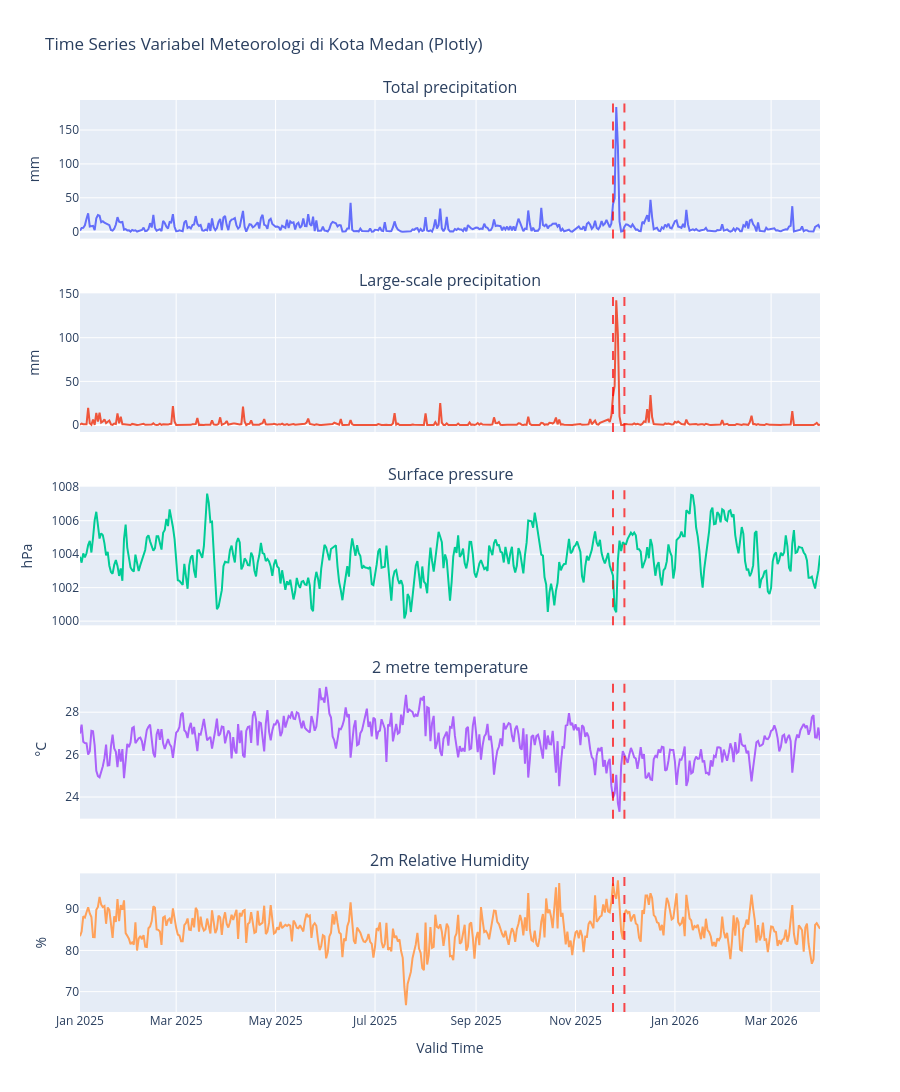

Notebook code for this chart:
### Code cell
# Visualisasi yang sama seperti di atas, tetapi menggunakan Plotly (interaktif)
import plotly.graph_objects as go
from plotly.subplots import make_subplots

cols = ['tp', 'lsp', 'sp', 't2m', 'rh']

fig_plotly = make_subplots(
    rows=5, cols=1,
    shared_xaxes=True,
    subplot_titles=[var_name[col] for col in cols],
    vertical_spacing=0.06
)

# Tambahkan line trace untuk setiap variabel
for i, col in enumerate(cols, start=1):
    fig_plotly.add_trace(
        go.Scatter(
            x=daily_tp['valid_time'],
            y=daily_tp[col],
            mode='lines',
            name=f'{col} ({units_var[col]})'
        ),
        row=i, col=1
    )
    fig_plotly.update_yaxes(title_text=units_var[col], row=i, col=1)

# Tambahkan garis vertikal penanda di setiap subplot
for i in range(1, 6):
    fig_plotly.add_vline(x=pd.Timestamp('2025-11-24'), line_color='red',
                         line_dash='dash', opacity=0.7, row=i, col=1)
    fig_plotly.add_vline(x=pd.Timestamp('2025-12-01'), line_color='red',
                         line_dash='dash', opacity=0.7, row=i, col=1)

fig_plotly.update_layout(
    height=1200,
    title_text='Time Series Variabel Meteorologi di Kota Medan (Plotly)',
    showlegend=False,
    hovermode='x unified'
)
fig_plotly.update_xaxes(title_text='Valid Time', row=5, col=1)

fig_plotly.show()

### Figure 1 — Plotly figure (JSON) as saved in the notebook; plotly's stock layout.template omitted (floating-point values rounded to 4 significant figures; data arrays with more than 128 entries replaced by an {"elided": "..."} marker saying what was removed)
{"data": [{"mode": "lines", "name": "tp (mm)", "type": "scatter", "x": {"elided": "455 str values"}, "xaxis": "x", "y": {"elided": "455 float values"}, "yaxis": "y"}, {"mode": "lines", "name": "lsp (mm)", "type": "scatter", "x": {"elided": "455 str values"}, "xaxis": "x2", "y": {"elided": "455 float values"}, "yaxis": "y2"}, {"mode": "lines", "name": "sp (hPa)", "type": "scatter", "x": {"elided": "455 str values"}, "xaxis": "x3", "y": {"elided": "455 float values"}, "yaxis": "y3"}, {"mode": "lines", "name": "t2m (°C)", "type": "scatter", "x": {"elided": "455 str values"}, "xaxis": "x4", "y": {"elided": "455 float values"}, "yaxis": "y4"}, {"mode": "lines", "name": "rh (%)", "type": "scatter", "x": {"elided": "455 str values"}, "xaxis": "x5", "y": {"elided": "455 float values"}, "yaxis": "y5"}], "layout": {"annotations": [{"font": {"size": 16}, "showarrow": false, "text": "Total precipitation", "x": 0.5, "xanchor": "center", "xref": "paper", "y": 1, "yanchor": "bottom", "yref": "paper"}, {"font": {"size": 16}, "showarrow": false, "text": "Large-scale precipitation", "x": 0.5, "xanchor": "center", "xref": "paper", "y": 0.788, "yanchor": "bottom", "yref": "paper"}, {"font": {"size": 16}, "showarrow": false, "text": "Surface pressure", "x": 0.5, "xanchor": "center", "xref": "paper", "y": 0.576, "yanchor": "bottom", "yref": "paper"}, {"font": {"size": 16}, "showarrow": false, "text": "2 metre temperature", "x": 0.5, "xanchor": "center", "xref": "paper", "y": 0.364, "yanchor": "bottom", "yref": "paper"}, {"font": {"size": 16}, "showarrow": false, "text": "2m Relative Humidity", "x": 0.5, "xanchor": "center", "xref": "paper", "y": 0.152, "yanchor": "bottom", "yref": "paper"}], "height": 1200, "hovermode": "x unified", "shapes": [{"line": {"color": "red", "dash": "dash"}, "opacity": 0.7, "type": "line", "x0": "2025-11-24T00:00:00", "x1": "2025-11-24T00:00:00", "xref": "x", "y0": 0, "y1": 1, "yref": "y domain"}, {"line": {"color": "red", "dash": "dash"}, "opacity": 0.7, "type": "line", "x0": "2025-12-01T00:00:00", "x1": "2025-12-01T00:00:00", "xref": "x", "y0": 0, "y1": 1, "yref": "y domain"}, {"line": {"color": "red", "dash": "dash"}, "opacity": 0.7, "type": "line", "x0": "2025-11-24T00:00:00", "x1": "2025-11-24T00:00:00", "xref": "x2", "y0": 0, "y1": 1, "yref": "y2 domain"}, {"line": {"color": "red", "dash": "dash"}, "opacity": 0.7, "type": "line", "x0": "2025-12-01T00:00:00", "x1": "2025-12-01T00:00:00", "xref": "x2", "y0": 0, "y1": 1, "yref": "y2 domain"}, {"line": {"color": "red", "dash": "dash"}, "opacity": 0.7, "type": "line", "x0": "2025-11-24T00:00:00", "x1": "2025-11-24T00:00:00", "xref": "x3", "y0": 0, "y1": 1, "yref": "y3 domain"}, {"line": {"color": "red", "dash": "dash"}, "opacity": 0.7, "type": "line", "x0": "2025-12-01T00:00:00", "x1": "2025-12-01T00:00:00", "xref": "x3", "y0": 0, "y1": 1, "yref": "y3 domain"}, {"line": {"color": "red", "dash": "dash"}, "opacity": 0.7, "type": "line", "x0": "2025-11-24T00:00:00", "x1": "2025-11-24T00:00:00", "xref": "x4", "y0": 0, "y1": 1, "yref": "y4 domain"}, {"line": {"color": "red", "dash": "dash"}, "opacity": 0.7, "type": "line", "x0": "2025-12-01T00:00:00", "x1": "2025-12-01T00:00:00", "xref": "x4", "y0": 0, "y1": 1, "yref": "y4 domain"}, {"line": {"color": "red", "dash": "dash"}, "opacity": 0.7, "type": "line", "x0": "2025-11-24T00:00:00", "x1": "2025-11-24T00:00:00", "xref": "x5", "y0": 0, "y1": 1, "yref": "y5 domain"}, {"line": {"color": "red", "dash": "dash"}, "opacity": 0.7, "type": "line", "x0": "2025-12-01T00:00:00", "x1": "2025-12-01T00:00:00", "xref": "x5", "y0": 0, "y1": 1, "yref": "y5 domain"}], "showlegend": false, "title": {"text": "Time Series Variabel Meteorologi di Kota Medan (Plotly)"}, "xaxis": {"anchor": "y", "domain": [0, 1], "matches": "x5", "showticklabels": false}, "xaxis2": {"anchor": "y2", "domain": [0, 1], "matches": "x5", "showticklabels": false}, "xaxis3": {"anchor": "y3", "domain": [0, 1], "matches": "x5", "showticklabels": false}, "xaxis4": {"anchor": "y4", "domain": [0, 1], "matches": "x5", "showticklabels": false}, "xaxis5": {"anchor": "y5", "domain": [0, 1], "title": {"text": "Valid Time"}}, "yaxis": {"anchor": "x", "domain": [0.848, 1], "title": {"text": "mm"}}, "yaxis2": {"anchor": "x2", "domain": [0.636, 0.788], "title": {"text": "mm"}}, "yaxis3": {"anchor": "x3", "domain": [0.424, 0.576], "title": {"text": "hPa"}}, "yaxis4": {"anchor": "x4", "domain": [0.212, 0.364], "title": {"text": "°C"}}, "yaxis5": {"anchor": "x5", "domain": [0, 0.152], "title": {"text": "%"}}}}
